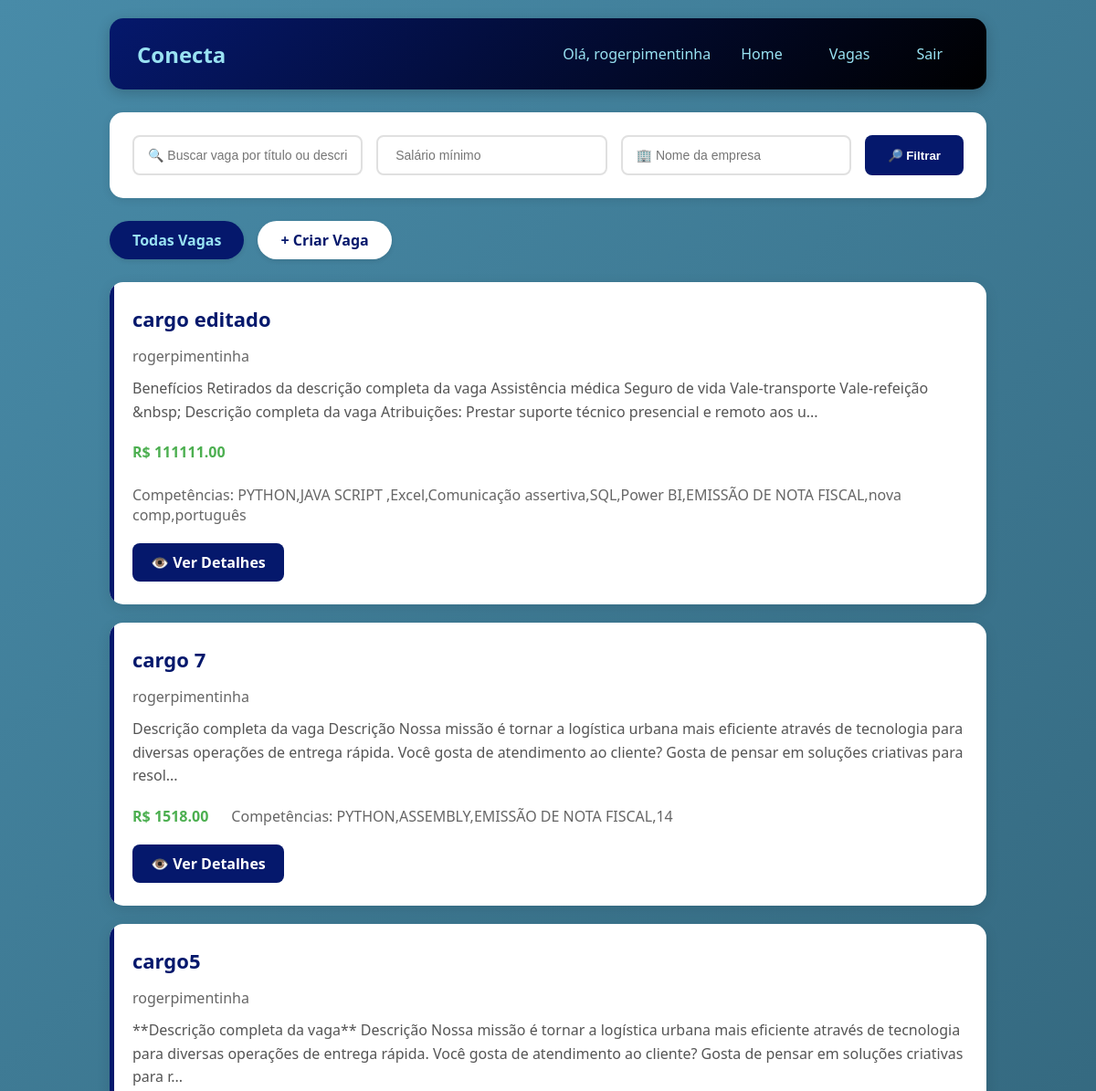
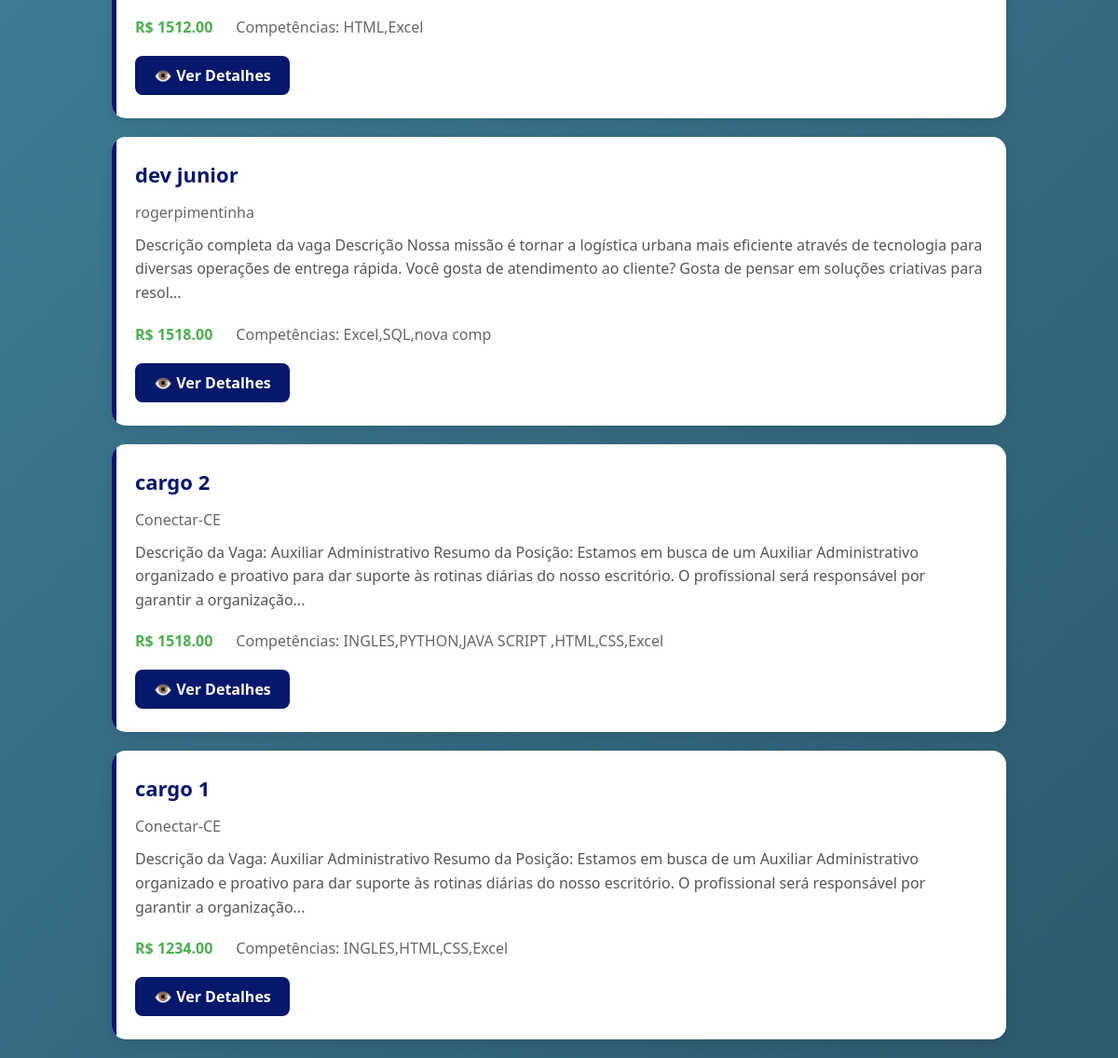
Page /vagas (signed in) on the committed database (2 pictures, top to bottom).
### tables this page shows
CREATE TABLE empresas (
        id_empresa INTEGER PRIMARY KEY AUTOINCREMENT, 
        nome TEXT,
        endereco TEXT,
        email TEXT,
        senha TEXT,
        telefone TEXT,
        cnpj TEXT NOT NULL UNIQUE
    );

CREATE TABLE vagas (
        id_vaga INTEGER PRIMARY KEY AUTOINCREMENT,
        titulo TEXT,
        descricao TEXT,
        salario REAL,
        cidade TEXT,
        regime TEXT,
        status TEXT DEFAULT 'ativa',
        data_publicacao TIMESTAMP DEFAULT CURRENT_TIMESTAMP,
        id_empresa INTEGER ,
        FOREIGN KEY (id_empresa) REFERENCES empresas (id_empresa)
    );

### routes/vagas.py (the view)
@bp_vagas.route('/vagas')
def listar_vagas():
    if 'usuario_id' not in session :
        return redirect('/')
    busca = request.args.get('busca', '')
    salario_min = request.args.get('salario_min', '')
    empresa = request.args.get('empresa', '')
    salario_min_float = float(salario_min) if salario_min else None
    vagas = Vaga.listar_todas(
        busca=busca if busca else None,
        salario_min=salario_min_float,
        empresa=empresa if empresa else None
    )
    id_funcionario = session['usuario_id']
    from CRUDs.candidatura import CandidaturaCRUD
    vagas_formatadas = []
    for vaga in vagas:
        vaga_dict = dict(vaga)
        vaga_dict['match_percent'] = Match.calcular(id_funcionario, vaga_dict['id_vaga'])
        vaga_dict['candidatou'] = CandidaturaCRUD.verificar_candidatura(id_funcionario, vaga_dict['id_vaga'])
        vagas_formatadas.append(vaga_dict)
    return render_template('vaga/vagas_listar.html', vagas=vagas_formatadas)

### CRUDs/candidatura.py (called while the page is built)
    @staticmethod
    def verificar_candidatura(id_funcionario, id_vaga):
        conn = get_connection()
        try:
            cursor = conn.cursor()
            cursor.execute('''
                SELECT 1 FROM candidaturas
                WHERE id_funcionario = ? AND id_vaga = ?
            ''', (id_funcionario, id_vaga))
            return cursor.fetchone() is not None
        finally:
            conn.close()

    @staticmethod
    def calcular(id_funcionario, id_vaga):
        conn = get_connection()
        try:
            cursor = conn.cursor()
            cursor.execute('SELECT COUNT(*) as total FROM vaga_competencias WHERE id_vaga = ?', (id_vaga,))
            total_vaga = cursor.fetchone()['total']
            if total_vaga == 0:
                return 0
            cursor.execute('''
                SELECT COUNT(*) as match
                FROM funcionario_competencias
                WHERE id_funcionario = ?
                AND id_competencia IN (SELECT id_competencia FROM vaga_competencias WHERE id_vaga = ?)
            ''', (id_funcionario, id_vaga))
            match_comp = cursor.fetchone()['match']
            percent_comp = (match_comp / total_vaga) * 100  #
            return round(percent_comp)
        finally:
            conn.close()

### database/connect.py (called while the page is built)
def get_connection():
    conn = sqlite3.connect(Config.DB_PATH)
    conn.execute("PRAGMA foreign_keys = ON;")
    conn.row_factory = sqlite3.Row
    return conn

### models/model_vagas.py (called while the page is built)
    @staticmethod
    def listar_todas(busca=None, salario_min=None, empresa=None, filtros=None):
        if filtros is None:
            filtros = {
                'busca': busca,
                'salario_min': salario_min,
                'empresa': empresa
        }
        return VagaCRUD.listar_todas(filtros)

    @staticmethod
    def calcular(id_funcionario, id_vaga):
        if id_funcionario <= 0 or id_vaga <= 0:
            return 0
        return MatchCRUD.calcular(id_funcionario, id_vaga)

### templates/vaga/vagas_listar.html (shortened to what this page needs)
<!DOCTYPE html>
<html lang="pt-br">
<head>
    <link rel="stylesheet" href="../static/css/vaga/vagas_list.css">
</head>
<body>
{% extends "menu.html" %}
{% block content %}
        <div class="filtros">
            <form method="GET" action="{{ url_for('vagas.listar_vagas') }}">
                <input type="text" name="busca" placeholder="🔍 Buscar vaga por título ou descrição..." value="{{ busca or '' }}">
                <input type="number" name="salario_min" placeholder=" Salário mínimo" value="{{ salario_min or '' }}" step="1000">
                <input type="text" name="empresa" placeholder="🏢 Nome da empresa" value="{{ empresa or '' }}">
                <button type="submit" class="btn-filtrar">🔎 Filtrar</button>
            </form>
        </div>
        <div class="nav-links">
            <a href="{{ url_for('vagas.listar_vagas') }}" class="btn-link {% if request.endpoint == 'vagas.listar_vagas' %}active{% endif %}"> Todas Vagas</a>
            {% if session.get('tipo') == 'empresa' %}
            <a href="{{ url_for('vagas.empresa_criar_vaga') }}" class="btn-link">+ Criar Vaga</a>
            {% endif %}
        </div>
        <div class="vagas-container">
            {% if vagas %}
                {% for vaga in vagas %}
                    <div class="vaga-card">
                        <div class="vaga-header">
                            <h2>{{ vaga.titulo }}</h2>
                        </div>
                        <div class="empresa">{{ vaga.empresa_nome }}</div>
                        <p class="descricao">
                            {{ vaga.descricao[:250] }}{% if vaga.descricao|length > 250 %}...{% endif %}
                        </p>
                        <div class="info">
                            <div class="salario">
                                {% if vaga.salario %}
                                    R$ {{ "%.2f"|format(vaga.salario) }}
                                {% else %}
                                    Salário a combinar
                                {% endif %}
                            </div>
                            <div class="competencias">
                                Competências: {{ vaga.competencias or 'Não especificadas' }}
                            </div>
                        </div>
                        <div class="acoes">
                            <a href="{{ url_for('candidatar_se.detalhe_vaga', id_vaga=vaga.id_vaga) }}" class="btn-ver">👁️ Ver Detalhes</a>
                        </div>
                    </div>
                {% endfor %}
            {% endif %}
        </div>
    </div>
{% endblock %}

### templates/menu.html (shortened to what this page needs)
<!DOCTYPE html>
<html lang="pt-br">
<head>
    <link rel="stylesheet" href="{{ url_for('static', filename='css/home/homef.css') }}">
</head>
<body>
    <div class="container">
        <div class="header">
            <div class="logo">Conecta</div>
            <div class="user-info">
                <span>Olá, {{ session.usuario_nome }}</span>
                <a href="/home" class="btn-back">Home</a>
                <a href="/vagas" class="btn-back">Vagas</a>
                <a href="/logout" class="btn-logout">Sair</a>
            </div>
        </div>
        <div class="content">
            {% block content %}
            {% endblock %}
        </div>
</body>
</html>

### static/css/vaga/vagas_list.css (style rules this page uses)
* { margin: 0; padding: 0; box-sizing: border-box; }
body { font-family: 'Segoe UI', Tahoma, Geneva, Verdana, sans-serif; background: linear-gradient(135deg, #488BA8 0%, #2c5a6e 100%); min-height: 100vh; }
.container { max-width: 1000px; margin: 0 auto; padding: 20px; }
.header { background: linear-gradient(135deg, #05186c 0%, #000000 100%); color: #99E2F2; padding: 20px 30px; border-radius: 15px; display: flex; justify-content: space-between; align-items: center; margin-bottom: 25px; box-shadow: 0 4px 15px rgba(0,0,0,0.2); }
.user-info { display: flex; gap: 15px; align-items: center; }
.user-info span { font-weight: 500; }
.btn-back, .btn-logout { color: #99E2F2; text-decoration: none; padding: 8px 18px; border-radius: 8px; transition: all 0.3s; font-weight: 500; }
.filtros { background: white; padding: 25px; border-radius: 15px; margin-bottom: 25px; box-shadow: 0 2px 10px rgba(0,0,0,0.1); }
.filtros form { display: flex; gap: 15px; flex-wrap: wrap; }
.filtros input { flex: 1; min-width: 200px; padding: 12px 15px; border: 2px solid #e0e0e0; border-radius: 8px; font-size: 14px; transition: border-color 0.3s; }
.btn-filtrar { background: #05186c; color: white; border: none; padding: 12px 25px; border-radius: 8px; cursor: pointer; font-weight: bold; transition: all 0.3s; }
.nav-links { display: flex; gap: 15px; margin-bottom: 25px; flex-wrap: wrap; }
.btn-link { padding: 10px 25px; background: white; color: #05186c; text-decoration: none; border-radius: 25px; font-weight: 600; transition: all 0.3s; box-shadow: 0 2px 5px rgba(0,0,0,0.1); }
.btn-link.active { background: #05186c; color: #99E2F2; }
.vagas-container { display: grid; gap: 20px; }
.vaga-card { background: white; border-radius: 15px; padding: 25px; box-shadow: 0 4px 15px rgba(0,0,0,0.1); transition: all 0.3s; position: relative; overflow: hidden; }
.vaga-card::before { content: ''; position: absolute; top: 0; left: 0; width: 5px; height: 100%; background: #05186c; }
.vaga-header { display: flex; justify-content: space-between; align-items: center; margin-bottom: 15px; flex-wrap: wrap; gap: 10px; }
.vaga-header h2 { color: #05186c; font-size: 22px; }
.empresa { color: #666; margin-bottom: 12px; font-weight: 500; }
.descricao { color: #555; margin-bottom: 20px; line-height: 1.6; }
.info { display: flex; gap: 25px; margin-bottom: 20px; flex-wrap: wrap; }
.salario { color: #4CAF50; font-weight: bold; }
.competencias { color: #666; }
.acoes { display: flex; gap: 15px; align-items: center; flex-wrap: wrap; }
.btn-ver { background: #05186c; color: white; padding: 10px 20px; border-radius: 8px; text-decoration: none; font-weight: 600; transition: all 0.3s; display: inline-block; }

### static/css/home/homef.css (style rules this page uses)
* { margin: 0; padding: 0; box-sizing: border-box; }
body { font-family: 'Segoe UI', Tahoma, Geneva, Verdana, sans-serif; background: linear-gradient(135deg, #488BA8 0%, #2c5a6e 100%); min-height: 100vh; }
.container { max-width: 1000px; margin: 0 auto; padding: 20px; }
.header { background: linear-gradient(135deg, #05186c 0%, #000000 100%); color: #99E2F2; padding: 20px 30px; border-radius: 15px; display: flex; justify-content: space-between; align-items: center; margin-bottom: 25px; box-shadow: 0 4px 15px rgba(0,0,0,0.2); }
.logo { font-size: 24px; font-weight: bold; color: #99E2F2; }
.user-info { display: flex; gap: 15px; align-items: center; margin-left: auto; }
.btn-back, .btn-logout { color: #99E2F2; text-decoration: none; padding: 8px 18px; border-radius: 8px; transition: 0.3s; font-weight: 500; }

### rows in the picture
empresas: usuario_nome "rogerpimentinha"
vagas: titulo "cargo editado", empresa_nome "rogerpimentinha", descricao "Benefícios Retirados da descrição completa da vaga Assistência médica Seguro de vida Vale-transporte Vale-refeição &nbsp; Descrição completa da vaga Atribuições: Prestar suporte técnico presencial e remoto aos u", salario "111111.00", competencias "PYTHON,JAVA SCRIPT ,Excel,Comunicação assertiva,SQL,Power BI,EMISSÃO DE NOTA FISCAL,nova comp,português"
vagas: titulo "cargo 7", empresa_nome "rogerpimentinha", descricao "Descrição completa da vaga Descrição Nossa missão é tornar a logística urbana mais eficiente através de tecnologia para diversas operações de entrega rápida. Você gosta de atendimento ao cliente? Gosta de pensar em soluções criativas para resol", salario "1518.00", competencias "PYTHON,ASSEMBLY,EMISSÃO DE NOTA FISCAL,14"
vagas: titulo "cargo5", empresa_nome "rogerpimentinha", descricao "**Descrição completa da vaga** Descrição Nossa missão é tornar a logística urbana mais eficiente através de tecnologia para diversas operações de entrega rápida. Você gosta de atendimento ao cliente? Gosta de pensar em soluções criativas para r", salario "1512.00", competencias "HTML,Excel"
vagas: titulo "dev junior", empresa_nome "rogerpimentinha", descricao "Descrição completa da vaga Descrição Nossa missão é tornar a logística urbana mais eficiente através de tecnologia para diversas operações de entrega rápida. Você gosta de atendimento ao cliente? Gosta de pensar em soluções criativas para resol", salario "1518.00", competencias "Excel,SQL,nova comp"
vagas: titulo "cargo 2", empresa_nome "Conectar-CE", descricao "Descrição da Vaga: Auxiliar Administrativo Resumo da Posição: Estamos em busca de um Auxiliar Administrativo organizado e proativo para dar suporte às rotinas diárias do nosso escritório. O profissional será responsável por garantir a organização", salario "1518.00", competencias "INGLES,PYTHON,JAVA SCRIPT ,HTML,CSS,Excel"
vagas: titulo "cargo 1", empresa_nome "Conectar-CE", descricao "Descrição da Vaga: Auxiliar Administrativo Resumo da Posição: Estamos em busca de um Auxiliar Administrativo organizado e proativo para dar suporte às rotinas diárias do nosso escritório. O profissional será responsável por garantir a organização", salario "1234.00", competencias "INGLES,HTML,CSS,Excel"
